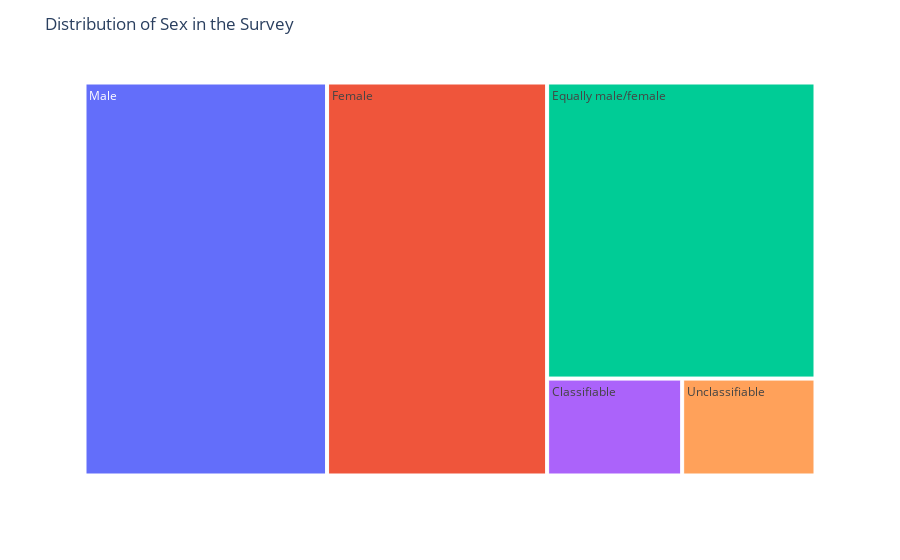

Notebook code cell kept with this figure:
### Code cell
grouped_df = mergedTables[mergedTables['Meaning of Sex code (SEX_LABEL)'] != 'Total']['Meaning of Sex code (SEX_LABEL)'].value_counts().reset_index(name='Count')
grouped_df.rename(columns={'index': 'Sex'}, inplace=True)

fig = px.treemap(grouped_df, path=['Sex'], values='Count')
fig.update_layout(title='Distribution of Sex in the Survey')

fig.show()

### Figure 1 — Plotly figure (JSON) as saved in the notebook; plotly's stock layout.template omitted (floating-point values rounded to 4 significant figures)
{"data": [{"branchvalues": "total", "domain": {"x": [0, 1], "y": [0, 1]}, "hovertemplate": "labels=%{label}<br>Count=%{value}<br>parent=%{parent}<br>id=%{id}<extra></extra>", "ids": ["Classifiable", "Equally male/female", "Female", "Male", "Unclassifiable"], "labels": ["Classifiable", "Equally male/female", "Female", "Male", "Unclassifiable"], "name": "", "parents": ["", "", "", "", ""], "type": "treemap", "values": [315, 1912, 2081, 2294, 311]}], "layout": {"legend": {"tracegroupgap": 0}, "margin": {"t": 60}, "title": {"text": "Distribution of Sex in the Survey"}}}
